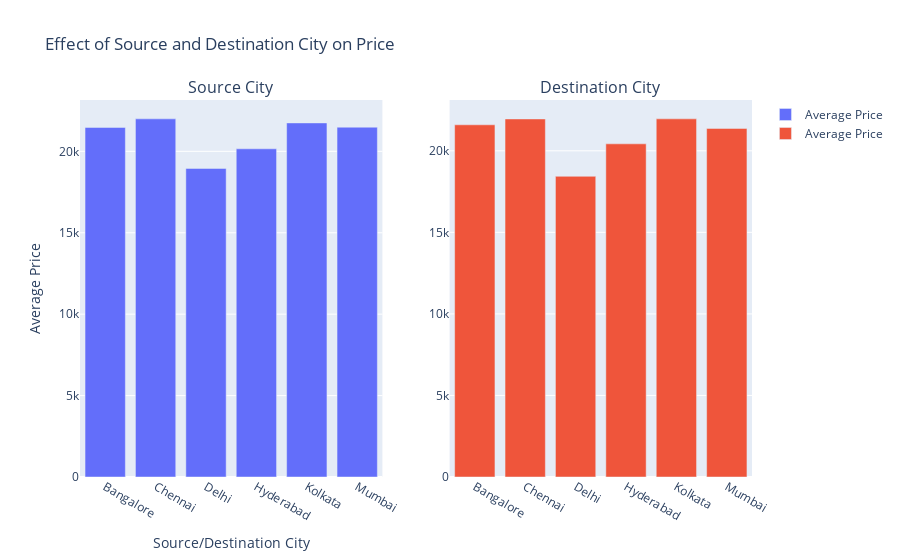

Notebook code for this chart:
### Markdown cell above
Price Analysis:
The average ticket price varies based on the source and destination cities, with Delhi being the cheapest and Chennai being the most expensive.

### Code cell
price_by_source_city = data.groupby('source_city')['price'].mean()

price_by_destination_city = data.groupby('destination_city')['price'].mean()


fig = make_subplots(rows=1, cols=2, subplot_titles=("Source City", "Destination City"))

fig.add_trace(go.Bar(x=price_by_source_city.index, y=price_by_source_city.values, name="Average Price"),
              row=1, col=1)

fig.add_trace(go.Bar(x=price_by_destination_city.index, y=price_by_destination_city.values, name="Average Price"),
              row=1, col=2)

fig.update_layout(title="Effect of Source and Destination City on Price",
                  xaxis=dict(title="Source/Destination City"),
                  yaxis=dict(title="Average Price"))


fig.show()

### Figure 1 — Plotly figure (JSON) as saved in the notebook; plotly's stock layout.template omitted (floating-point values rounded to 4 significant figures)
{"data": [{"name": "Average Price", "type": "bar", "x": ["Bangalore", "Chennai", "Delhi", "Hyderabad", "Kolkata", "Mumbai"], "xaxis": "x", "y": [21470.0, 22000.0, 18950.0, 20160.0, 21750.0, 21480.0], "yaxis": "y"}, {"name": "Average Price", "type": "bar", "x": ["Bangalore", "Chennai", "Delhi", "Hyderabad", "Kolkata", "Mumbai"], "xaxis": "x2", "y": [21590.0, 21950.0, 18440.0, 20430.0, 21960.0, 21370.0], "yaxis": "y2"}], "layout": {"annotations": [{"font": {"size": 16}, "showarrow": false, "text": "Source City", "x": 0.225, "xanchor": "center", "xref": "paper", "y": 1, "yanchor": "bottom", "yref": "paper"}, {"font": {"size": 16}, "showarrow": false, "text": "Destination City", "x": 0.775, "xanchor": "center", "xref": "paper", "y": 1, "yanchor": "bottom", "yref": "paper"}], "title": {"text": "Effect of Source and Destination City on Price"}, "xaxis": {"anchor": "y", "domain": [0, 0.45], "title": {"text": "Source/Destination City"}}, "xaxis2": {"anchor": "y2", "domain": [0.55, 1]}, "yaxis": {"anchor": "x", "domain": [0, 1], "title": {"text": "Average Price"}}, "yaxis2": {"anchor": "x2", "domain": [0, 1]}}}
